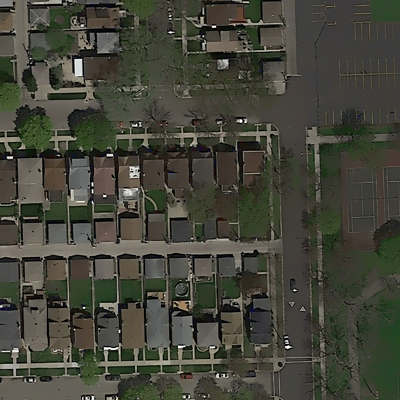
%> input picture data/training_smooth/images/satImage_005.jpg, 400 x 400 px; its folder holds only this picture in this run
$ octave smooth_all.m   (GNU Octave 9; MATLAB toolbox functions it lacks are replaced by stand-ins)
%> lines starting %> are read from the running program, lines starting %| are printed output that depends on the picture
### fast_local_laplacian_filters/llf.m
% Perform the local laplacian filter using the function
% f(x,ref)=x+fact*(I-ref)*exp(-(I-ref)²/(2*sigma²))

% Perform the local laplacian filter using any function

% This script implements edge-aware detail and tone manipulation as
% described in :
% Fast and Robust Pyramid-based Image Processing.
% Mathieu Aubry, Sylvain Paris, Samuel W. Hasinoff, Jan Kautz, and Frédo Durand.
% MIT technical report, November 2011

% INPUT
% I : input greyscale image
% r : a function handle to the remaping function
% N : number discretisation values of the intensity
%

% OUTPUT
% F : filtered image

% aubry.mathieu@gmail.com Sept 2012


function [F]=llf(I,sigma,fact,N)

    [height width]=size(I);
    n_levels=ceil(log(min(height,width))-log(2))+2;
    discretisation=linspace(0,1,N);
    discretisation_step=discretisation(2);

    input_gaussian_pyr=gaussian_pyramid(I,n_levels);
    output_laplace_pyr=laplacian_pyramid(I,n_levels);
    output_laplace_pyr{n_levels}=input_gaussian_pyr{n_levels};

    for ref=discretisation
        I_remap=fact*(I-ref).*exp(-(I-ref).*(I-ref)./(2*sigma*sigma));

%         figure;
%         subplot(1,2,1); imshow(I); title('Input');
%         subplot(1,2,2); imshow(I_remap+I); title(strcat('G: ', num2str(ref)));

        temp_laplace_pyr=laplacian_pyramid(I_remap,n_levels);
        for level=1:n_levels-1
            output_laplace_pyr{level}=output_laplace_pyr{level}+...
                (abs(input_gaussian_pyr{level}-ref)<discretisation_step).*...
                temp_laplace_pyr{level}.*...
                (1-abs(input_gaussian_pyr{level}-ref)/discretisation_step);
        end
    end

% [5 lines of commented-out code are left out]

    F=reconstruct_laplacian_pyramid(output_laplace_pyr);


### fast_local_laplacian_filters/gaussian_pyramid.m
% Construction of Gaussian pyramid
%
% Arguments:
%   image 'I'
%   'nlev', number of levels in the pyramid (optional)
%   subwindow indices 'subwindow', given as [r1 r2 c1 c2] (optional)
%
% tom.mertens@gmail.com, August 2007
% sam.hasinoff@gmail.com, March 2011  [modified to handle subwindows]
%

function pyr = gaussian_pyramid(I,nlev,subwindow)

r = size(I,1);
c = size(I,2);
if ~exist('subwindow','var')
    subwindow = [1 r 1 c];
end
if ~exist('nlev','var')
    nlev = numlevels([r c]);  % build highest possible pyramid
end

% start by copying the image to the finest level
pyr = cell(nlev,1);
pyr{1} = I;

% recursively downsample the image
filter = pyramid_filter;
for l = 2:nlev
    I = downsample(I,filter,subwindow);
    pyr{l} = I;
end

### fast_local_laplacian_filters/downsample.m
% Downsampling procedure.
%
% Arguments:
%   'I': image
%   downsampling filter 'filter', should be a 2D separable filter.
%   'border_mode' should be 'circular', 'symmetric', or 'replicate'. See 'imfilter'.
%   subwindow indices 'subwindow', given as [r1 r2 c1 c2] (optional)
%
% tom.mertens@gmail.com, August 2007
% sam.hasinoff@gmail.com, March 2011  [handle subwindows, reweighted boundaries]
%

function [R,subwindow_child] = downsample(I, filter, subwindow)

r = size(I,1);
c = size(I,2);
if ~exist('subwindow','var')
    subwindow = [1 r 1 c];
end
subwindow_child = child_window(subwindow);

border_mode = 'reweighted';
%border_mode = 'symmetric';

switch border_mode
    case 'reweighted'
        % low pass, convolve with 2D separable filter
        R = imfilter(I,filter);

        % reweight, brute force weights from 1's in valid image positions
        Z = imfilter(ones(size(I)),filter);
        R = R./Z;

    otherwise
        % low pass, convolve with 2D separable filter
        R = imfilter(I,filter,border_mode);
end

% decimate
reven = mod(subwindow(1),2)==0;
ceven = mod(subwindow(3),2)==0;
R = R(1+reven:2:r, 1+ceven:2:c, :);

end

### fast_local_laplacian_filters/child_window.m
function child = child_window(parent,N)
% for a parent subwindow [r1 r2 c1 c2], find the corresponding
% child subwindow at the coarser pyramid level N levels up

if ~exist('N','var')
    N = 1;
end

child = parent;
for K = 1:N
    child = (child+1)/2;
    child([1 3]) = ceil(child([1 3]));
    child([2 4]) = floor(child([2 4]));
end

end

### fast_local_laplacian_filters/laplacian_pyramid.m
% Contruction of Laplacian pyramid
%
% Arguments:
%   image 'I'
%   'nlev', number of levels in the pyramid (optional)
%   subwindow indices 'subwindow', given as [r1 r2 c1 c2] (optional)
%
% tom.mertens@gmail.com, August 2007
% sam.hasinoff@gmail.com, March 2011  [modified to handle subwindows]
%
%
% More information:
%   'The Laplacian Pyramid as a Compact Image Code'
%   Burt, P., and Adelson, E. H.,
%   IEEE Transactions on Communication, COM-31:532-540 (1983).
%

function pyr = laplacian_pyramid(I,nlev,subwindow)

r = size(I,1);
c = size(I,2);
if ~exist('subwindow','var')
    subwindow = [1 r 1 c];
end
if ~exist('nlev','var')
    nlev = numlevels([r c]);  % build highest possible pyramid
end

% recursively build pyramid
pyr = cell(nlev,1);
filter = pyramid_filter;
J = I;
for l = 1:nlev - 1
    % apply low pass filter, and downsample
    [I,subwindow_child] = downsample(J,filter,subwindow);

    % in each level, store difference between image and upsampled low pass version
    pyr{l} = J - upsample(I,filter,subwindow);

    J = I; % continue with low pass image
    subwindow = subwindow_child;
end
pyr{nlev} = J; % the coarest level contains the residual low pass image


### fast_local_laplacian_filters/upsample.m
% Upsampling procedure.
%
% Argments:
%   'I': image
%   'filter': 2D separable upsampling filter
%   parent subwindow indices 'subwindow', given as [r1 r2 c1 c2]
%
% tom.mertens@gmail.com, August 2007
% sam.hasinoff@gmail.com, March 2011  [handle subwindows, reweighted boundaries]
%

function R = upsample(I, filter, subwindow)

% increase size to match dimensions of the parent subwindow,
% about 2x in each dimension
r = subwindow(2) - subwindow(1) + 1;
c = subwindow(4) - subwindow(3) + 1;
k = size(I,3);
reven = mod(subwindow(1),2)==0;
ceven = mod(subwindow(3),2)==0;

border_mode = 'reweighted';
%border_mode = 'symmetric';

switch border_mode
    case 'reweighted'
        % interpolate, convolve with 2D separable filter
        R = zeros(r,c,k);
        R(1+reven:2:r, 1+ceven:2:c, :) = I;
        R = imfilter(R,filter);

        % reweight, brute force weights from 1's in valid image positions
        Z = zeros(r,c,k);
        Z(1+reven:2:r, 1+ceven:2:c, :) = 1;
        Z = imfilter(Z,filter);
        R = R./Z;

    otherwise
        % increase resolution
        I = padarray(I,[1 1 0],'replicate'); % pad the image with a 1-pixel border
        R = zeros(r+4,c+4,k);
        R(1+reven:2:end, 1+ceven:2:end, :) = 4*I;

        % interpolate, convolve with 2D separable filter
        R = imfilter(R,filter,border_mode);

        % remove the border
        R = R(3:end-2, 3:end-2, :);
end
end

### fast_local_laplacian_filters/reconstruct_laplacian_pyramid.m
% Reconstruction of image from Laplacian pyramid
%
% Arguments:
%   pyramid 'pyr', as generated by function 'laplacian_pyramid'
%   subwindow indices 'subwindow', given as [r1 r2 c1 c2] (optional)
%
% tom.mertens@gmail.com, August 2007
% sam.hasinoff@gmail.com, March 2011  [modified to handle subwindows]
%
%
% More information:
%   'The Laplacian Pyramid as a Compact Image Code'
%   Burt, P., and Adelson, E. H.,
%   IEEE Transactions on Communication, COM-31:532-540 (1983).
%

function R = reconstruct_laplacian_pyramid(pyr,subwindow)

r = size(pyr{1},1);
c = size(pyr{1},2);
nlev = length(pyr);

subwindow_all = zeros(nlev,4);
if ~exist('subwindow','var')
    subwindow_all(1,:) = [1 r 1 c];
else
    subwindow_all(1,:) = subwindow;
end
for lev = 2:nlev
    subwindow_all(lev,:) = child_window(subwindow_all(lev-1,:));
end

% start with low pass residual
R = pyr{nlev};
filter = pyramid_filter;
for lev = nlev-1 : -1 : 1
    % upsample, and add to current level
    R = pyr{lev} + upsample(R,filter,subwindow_all(lev,:));
end

### fast_local_laplacian_filters/pyramid_filter.m
% This is a 2D separable low pass filter for constructing Gaussian and
% Laplacian pyramids, built from a 1D 5-tap low pass filter.
%
% tom.mertens@gmail.com, August 2007
% sam.hasinoff@gmail.com, March 2011  [imfilter faster with 2D filter]
%

function f = pyramid_filter()
f = [.05, .25, .4, .25, .05];  % original [Burt and Adelson, 1983]
%f = [.0625, .25, .375, .25, .0625];  % binom-5
f = f'*f;
end

### fast_local_laplacian_filters/smooth_all.m
close all;

%% import image
path_orig = '../data/training_smooth/images/';
path_new = '../data/training_smooth2/images/';
path_test_orig = '../data/test_set_smooth/';
path_test_new = '../data/test_set_smooth2/';

if exist(path_new,'dir') ~= 7
    mkdir(path_new);
end

if exist(path_test_new,'dir') ~= 7
    mkdir(path_test_new);
end

img_list = dir(sprintf('%s%s', path_orig, '/sat*.jpg'));
figure(1);

for i = 1:size(img_list)
    file=img_list(i);
    fprintf('Processing file: %s\t', file.name);
    I_rgb = imread(sprintf('%s%s', path_orig, file.name));
%> I_rgb is the input picture: size 400x400x3 uint8; mean R, G, B 68.6, 69.3, 58.2

    I = rgb2gray(im2double(I_rgb));
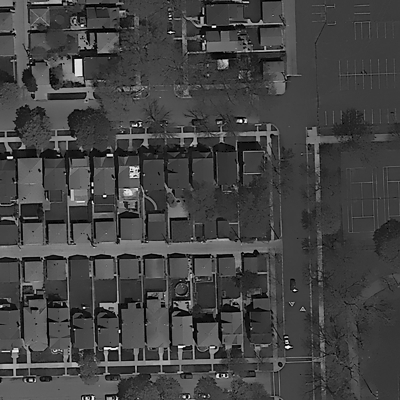
%> I: size 400x400 double; min 0, max 0.999, mean 0.266
    I_ratio=double(I_rgb)./repmat(I,[1 1 3])./255;
%> I_ratio: size 400x400x3 double; 0.15% of the values are NaN or infinite; the others: min 0, max 8.77, mean 0.958


    %% image smoothing
    sigma=0.1;
    N=100;
    fact=-1;
    tic
    I_smoothed=llf(I,sigma,fact,N);
%> after the loop in gaussian_pyramid, `for l = 2:nlev`: I = [0.301 0.264 0.252 0.247; 0.286 0.27 0.248 0.238; 0.297 0.288 0.254 0.232; 0.313 0.297 0.267 0.237]; pyr = 8 items
%> the loop in laplacian_pyramid, `for l = 1:nlev - 1` made 7 passes
%> subwindow on passes 2 to 7: [1 100 1 100], [1 50 1 50], [1 25 1 25], [1 13 1 13], [1 7 1 7], [1 4 1 4]
%> subwindow on pass 1: [1 200 1 200]
%> pass 2, in downsample (call 9), `R = R(1+reven:2:r, 1+ceven:2:c, :);`:
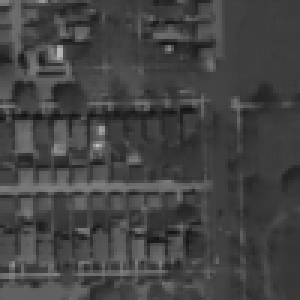
%> R: size 100x100 double (shown 3 times larger); min 0.0795, max 0.743, mean 0.266
%> the loop in llf, `for ref=discretisation` made 100 passes
%> pass 1, in llf, `I_remap=fact*(I-ref).*exp(-(I-ref).*(I-ref)./(2*sigma*sigma));`:
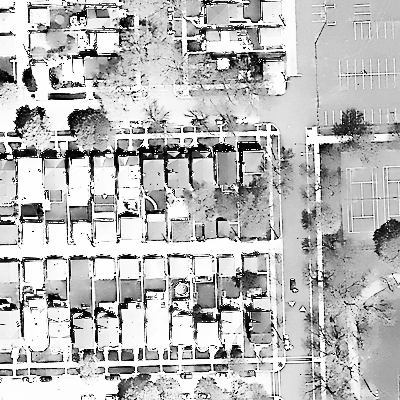
%> I_remap: size 400x400 double; min -0.0607, max 0, mean -0.0162; drawn with min black and max white
%> pass 2, in llf, `I_remap=fact*(I-ref).*exp(-(I-ref).*(I-ref)./(2*sigma*sigma));`:
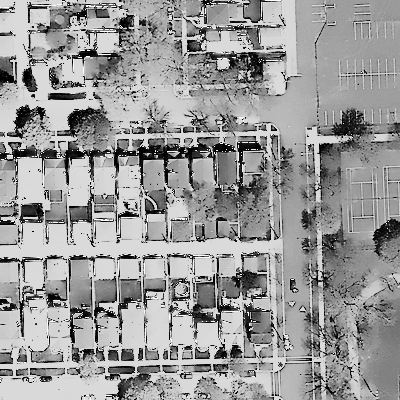
%> I_remap: size 400x400 double; min -0.0607, max 0.01, mean -0.0178; drawn with min black and max white
%> pass 3, in llf, `I_remap=fact*(I-ref).*exp(-(I-ref).*(I-ref)./(2*sigma*sigma));`:
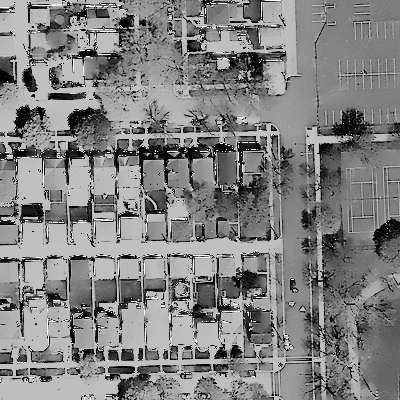
%> I_remap: size 400x400 double; min -0.0607, max 0.0198, mean -0.0195; drawn with min black and max white
%> in reconstruct_laplacian_pyramid, `nlev = length(pyr);`: nlev = 8
%> the loop in reconstruct_laplacian_pyramid, `for lev = 2:nlev` made 7 passes
%> after the loop in reconstruct_laplacian_pyramid, `for lev = 2:nlev`: subwindow_all = [1 400 1 400; 1 200 1 200; 1 100 1 100; 1 50 1 50; 1 25 1 25; 1 13 1 13; 1 7 1 7; 1 4 1 4]
%> in reconstruct_laplacian_pyramid, `R = pyr{nlev};`: R has the same summary as I in gaussian_pyramid
%> the loop in reconstruct_laplacian_pyramid, `for lev = nlev-1 : -1 : 1` made 7 passes
%> (lev, r in upsample, c in upsample) on passes 1, 2, 3, 5, 6, 7: (7, 7, 7), (6, 13, 13), (5, 25, 25), (3, 100, 100), (2, 200, 200), (1, 400, 400)
%> (r in upsample, c in upsample) on pass 4: (50, 50)
%> pass 3, in reconstruct_laplacian_pyramid, `R = pyr{lev} + upsample(R,filter,subwindow_all(lev,:));`:
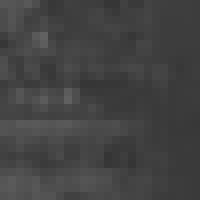
%> R: size 25x25 double (shown 8 times larger); min 0.21, max 0.382, mean 0.264
    % I_smoothed=llf_andy(I_ratio,I,sigma,fact,N);
    toc
    I_smoothed=repmat(I_smoothed,[1 1 3]).*I_ratio;
%> I_smoothed: size 400x400x3 double; 0.15% of the values are NaN or infinite; the others: min -0.135, max 1.02, mean 0.252

    imshow(I_smoothed);
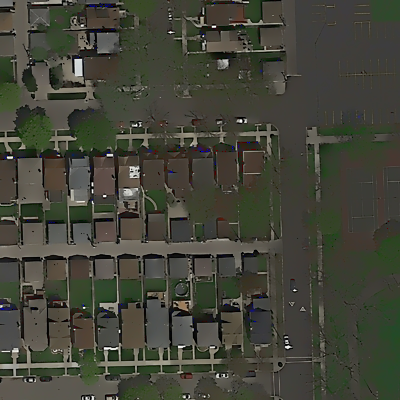
%> displayed picture: size 400x400x3, on the screen's scale of 0 to 255; mean R, G, B 67.4, 68.4, 57
    title('Image Smoothed');

    file_split = strsplit(file.name, '.');
    smooth_name = file_split{1};
    imwrite(I_smoothed, sprintf('%s%s.jpg', path_new, smooth_name), 'Quality', 100)
end


%% import image
img_list = dir(sprintf('%s%s', path_test_orig, 'test_*'));

for i = 1:size(img_list)
    file=img_list(i);
    fprintf('Processing file: %s\t', file.name);
    I_rgb = imread(sprintf('%s%s/%s.jpg', path_test_orig, file.name, file.name));

    I = rgb2gray(im2double(I_rgb));
    I_ratio=double(I_rgb)./repmat(I,[1 1 3])./255;


    %% image smoothing
    sigma=0.1;
    N=100;
    fact=-1;
    tic
    I_smoothed=llf(I,sigma,fact,N);
    % I_smoothed=llf_andy(I_ratio,I,sigma,fact,N);
    toc
    I_smoothed=repmat(I_smoothed,[1 1 3]).*I_ratio;

    imshow(I_smoothed);
    title('Image Smoothed');

    file_split = strsplit(file.name, '.');
    smooth_name = file_split{1};

    if exist(sprintf('%s%s', path_test_new, file.name), 'dir') ~= 7
        mkdir(sprintf('%s%s', path_test_new, file.name))
    end

    imwrite(I_smoothed, sprintf('%s%s/%s.jpg', path_test_new, file.name, file.name), 'Quality', 100)
end

$ run again, on data/training_smooth/images/satImage_044.jpg
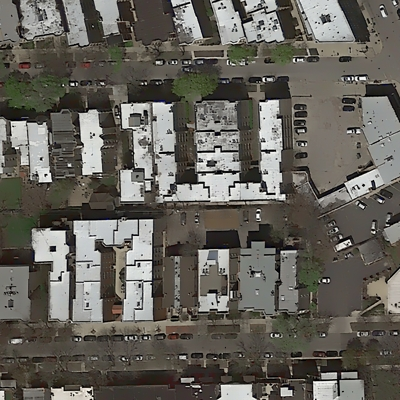
%> input picture data/training_smooth/images/satImage_044.jpg, 400 x 400 px
%> I_rgb is the input picture: size 400x400x3 uint8; mean R, G, B 101, 98, 91
%> I_ratio: size 400x400x3 double; 0.24% of the values are NaN or infinite; the others: min 0, max 8.77, mean 0.982
%> after the loop in gaussian_pyramid, `for l = 2:nlev`: I = [0.39 0.377 0.432 0.432; 0.373 0.399 0.418 0.427; 0.374 0.413 0.373 0.357; 0.322 0.331 0.317 0.314]; pyr = 8 items
%> the loop in laplacian_pyramid, `for l = 1:nlev - 1` made 7 passes
%> subwindow on passes 2 to 7: [1 100 1 100], [1 50 1 50], [1 25 1 25], [1 13 1 13], [1 7 1 7], [1 4 1 4]
%> the loop in llf, `for ref=discretisation` made 100 passes
%> pass 1, in llf, `I_remap=fact*(I-ref).*exp(-(I-ref).*(I-ref)./(2*sigma*sigma));`:
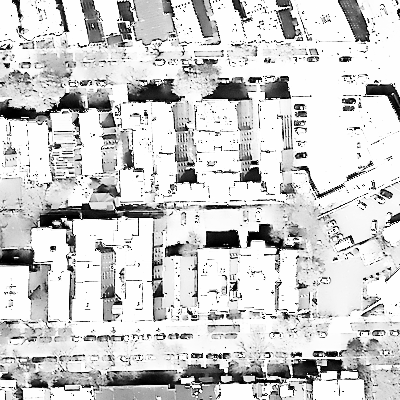
%> I_remap: size 400x400 double; min -0.0607, max 0, mean -0.0115; drawn with min black and max white
%> nlev = 8
%> the loop in reconstruct_laplacian_pyramid, `for lev = 2:nlev` made 7 passes
%> after the loop in reconstruct_laplacian_pyramid, `for lev = 2:nlev`: subwindow_all = [1 400 1 400; 1 200 1 200; 1 100 1 100; 1 50 1 50; 1 25 1 25; 1 13 1 13; 1 7 1 7; 1 4 1 4]
%> in reconstruct_laplacian_pyramid, `R = pyr{nlev};`: R has the same summary as I in gaussian_pyramid
%> the loop in reconstruct_laplacian_pyramid, `for lev = nlev-1 : -1 : 1` made 7 passes
%> (lev, r in upsample, c in upsample) on passes 1, 2, 3, 5, 6, 7: (7, 7, 7), (6, 13, 13), (5, 25, 25), (3, 100, 100), (2, 200, 200), (1, 400, 400)
%> after the loop in reconstruct_laplacian_pyramid, `for lev = nlev-1 : -1 : 1`:
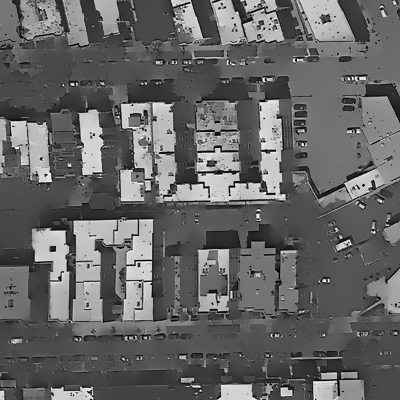
%> R: size 400x400 double; min -0.0437, max 1.01, mean 0.378; drawn with min black and max white
%> I_smoothed: size 400x400x3 double; 0.24% of the values are NaN or infinite; the others: min -0.146, max 1.02, mean 0.373

$ run again, on data/training_smooth/images/satImage_049.jpg
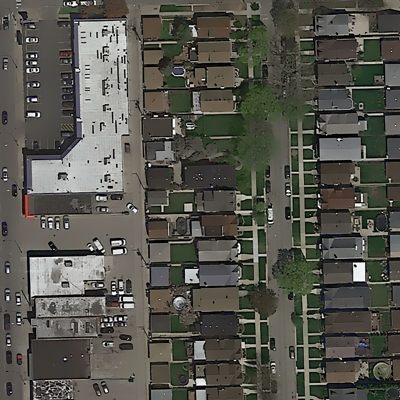
%> input picture data/training_smooth/images/satImage_049.jpg, 400 x 400 px
%> I_rgb is the input picture: size 400x400x3 uint8; mean R, G, B 86.1, 85.7, 77.8
%> I_ratio: size 400x400x3 double; 0.35% of the values are NaN or infinite; the others: min 0, max 8.77, mean 0.975
%> after the loop in gaussian_pyramid, `for l = 2:nlev`: I = [0.366 0.366 0.29 0.279; 0.386 0.388 0.293 0.281; 0.391 0.375 0.302 0.285; 0.343 0.341 0.297 0.272]; pyr = 8 items
%> the loop in laplacian_pyramid, `for l = 1:nlev - 1` made 7 passes
%> subwindow on passes 2 to 7: [1 100 1 100], [1 50 1 50], [1 25 1 25], [1 13 1 13], [1 7 1 7], [1 4 1 4]
%> the loop in llf, `for ref=discretisation` made 100 passes
%> pass 1, in llf, `I_remap=fact*(I-ref).*exp(-(I-ref).*(I-ref)./(2*sigma*sigma));`:
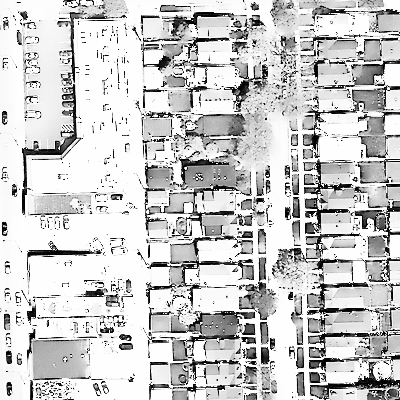
%> I_remap: size 400x400 double; min -0.0607, max 0, mean -0.0124; drawn with min black and max white
%> nlev = 8
%> the loop in reconstruct_laplacian_pyramid, `for lev = 2:nlev` made 7 passes
%> after the loop in reconstruct_laplacian_pyramid, `for lev = 2:nlev`: subwindow_all = [1 400 1 400; 1 200 1 200; 1 100 1 100; 1 50 1 50; 1 25 1 25; 1 13 1 13; 1 7 1 7; 1 4 1 4]
%> in reconstruct_laplacian_pyramid, `R = pyr{nlev};`: R has the same summary as I in gaussian_pyramid
%> the loop in reconstruct_laplacian_pyramid, `for lev = nlev-1 : -1 : 1` made 7 passes
%> (lev, r in upsample, c in upsample) on passes 1, 2, 3, 5, 6, 7: (7, 7, 7), (6, 13, 13), (5, 25, 25), (3, 100, 100), (2, 200, 200), (1, 400, 400)
%> I_smoothed: size 400x400x3 double; 0.35% of the values are NaN or infinite; the others: min -0.258, max 1.02, mean 0.321
%> `imshow(I_smoothed);`:
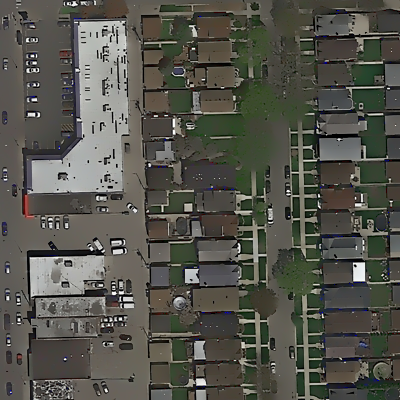
%> displayed picture: size 400x400x3, on the screen's scale of 0 to 255; mean R, G, B 84.4, 84.2, 76.2

$ run again, on data/training_smooth/images/satImage_052.jpg
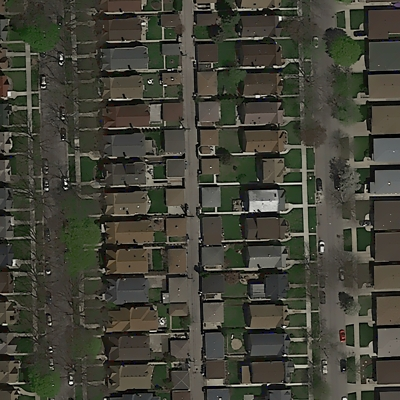
%> input picture data/training_smooth/images/satImage_052.jpg, 400 x 400 px
%> I_rgb is the input picture: size 400x400x3 uint8; mean R, G, B 66.6, 66.5, 55.5
%> I_ratio: size 400x400x3 double; 0.25% of the values are NaN or infinite; the others: min 0, max 8.77, mean 0.956
%> after the loop in gaussian_pyramid, `for l = 2:nlev`: I = [0.229 0.241 0.25 0.263; 0.236 0.25 0.265 0.275; 0.227 0.249 0.272 0.283; 0.228 0.245 0.266 0.285]; pyr = 8 items
%> the loop in laplacian_pyramid, `for l = 1:nlev - 1` made 7 passes
%> subwindow on passes 2 to 7: [1 100 1 100], [1 50 1 50], [1 25 1 25], [1 13 1 13], [1 7 1 7], [1 4 1 4]
%> nlev = 8
%> the loop in reconstruct_laplacian_pyramid, `for lev = 2:nlev` made 7 passes
%> after the loop in reconstruct_laplacian_pyramid, `for lev = 2:nlev`: subwindow_all = [1 400 1 400; 1 200 1 200; 1 100 1 100; 1 50 1 50; 1 25 1 25; 1 13 1 13; 1 7 1 7; 1 4 1 4]
%> in reconstruct_laplacian_pyramid, `R = pyr{nlev};`: R has the same summary as I in gaussian_pyramid
%> the loop in reconstruct_laplacian_pyramid, `for lev = nlev-1 : -1 : 1` made 7 passes
%> (lev, r in upsample, c in upsample) on passes 1, 2, 3, 5, 6, 7: (7, 7, 7), (6, 13, 13), (5, 25, 25), (3, 100, 100), (2, 200, 200), (1, 400, 400)
%> I_smoothed: size 400x400x3 double; 0.25% of the values are NaN or infinite; the others: min -0.168, max 1, mean 0.243
%> `imshow(I_smoothed);`:
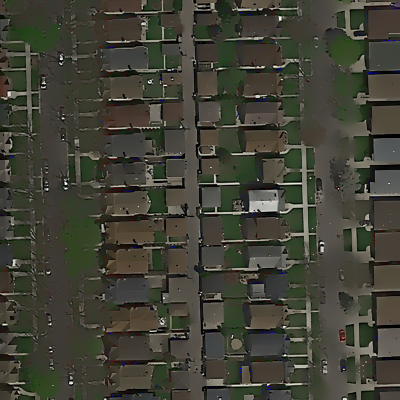
%> displayed picture: size 400x400x3, on the screen's scale of 0 to 255; mean R, G, B 65.6, 65.7, 54.5
